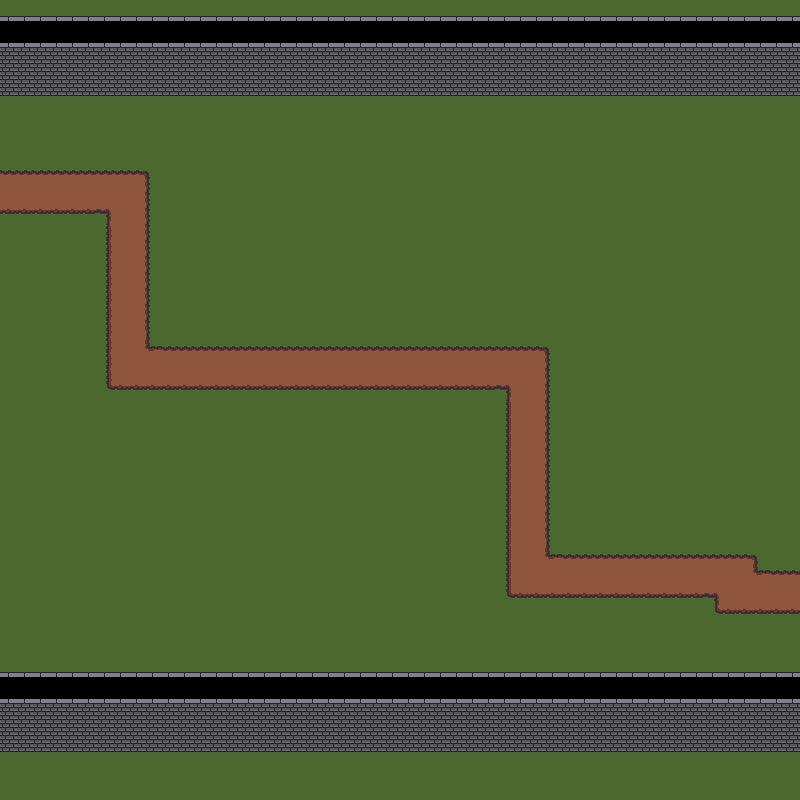

Below is a game level as drawn by its tile map, then a one-line description and the .tmx that defines it (tile-layer data replaced by summaries):
An orthogonal 50x50 tile map with 16x16 px tiles, 1 tile layer (Tile Layer 1).

<map version="1.2" tiledversion="1.2.5" orientation="orthogonal" renderorder="right-down" width="50" height="50" tilewidth="16" tileheight="16" infinite="0" nextlayerid="5" nextobjectid="23">
 <tileset firstgid="1" name="terrain_shapestorm-extruded" tilewidth="16" tileheight="16" spacing="2" margin="1" tilecount="128" columns="16">
  <image source="tilesets/terrain_shapestorm-extruded.png" width="288" height="144" />
  <tile id="0">
   <properties>
    <property name="collides" type="bool" value="false" />
   </properties>
  </tile>
  <tile id="1">
   <properties>
    <property name="collides" type="bool" value="false" />
   </properties>
  </tile>
  <tile id="2">
   <properties>
    <property name="collides" type="bool" value="false" />
   </properties>
  </tile>
  <tile id="3">
   <properties>
    <property name="collides" type="bool" value="false" />
   </properties>
  </tile>
  <tile id="4">
   <properties>
    <property name="collides" type="bool" value="false" />
   </properties>
  </tile>
  <tile id="5">
   <properties>
    <property name="collides" type="bool" value="false" />
   </properties>
  </tile>
  <tile id="6">
   <properties>
    <property name="collides" type="bool" value="false" />
   </properties>
  </tile>
  <tile id="7">
   <properties>
    <property name="collides" type="bool" value="false" />
   </properties>
  </tile>
  <tile id="8">
   <properties>
    <property name="collides" type="bool" value="false" />
   </properties>
  </tile>
  <tile id="9">
   <properties>
    <property name="collides" type="bool" value="false" />
   </properties>
  </tile>
  <tile id="10">
   <properties>
    <property name="collides" type="bool" value="false" />
   </properties>
  </tile>
  <tile id="11">
   <properties>
    <property name="collides" type="bool" value="false" />
   </properties>
  </tile>
  <tile id="14">
   <properties>
    <property name="collides" type="bool" value="true" />
   </properties>
  </tile>
  <tile id="15">
   <properties>
    <property name="collides" type="bool" value="true" />
   </properties>
  </tile>
  <tile id="16">
   <properties>
    <property name="collides" type="bool" value="false" />
   </properties>
  </tile>
  <tile id="17">
   <properties>
    <property name="collides" type="bool" value="false" />
   </properties>
  </tile>
  <tile id="18">
   <properties>
    <property name="collides" type="bool" value="false" />
   </properties>
  </tile>
  <tile id="19">
   <properties>
    <property name="collides" type="bool" value="false" />
   </properties>
  </tile>
  <tile id="20">
   <properties>
    <property name="collides" type="bool" value="false" />
   </properties>
  </tile>
  <tile id="21">
   <properties>
    <property name="collides" type="bool" value="false" />
   </properties>
  </tile>
  <tile id="22">
   <properties>
    <property name="collides" type="bool" value="false" />
   </properties>
  </tile>
  <tile id="23">
   <properties>
    <property name="collides" type="bool" value="false" />
   </properties>
  </tile>
  <tile id="24">
   <properties>
    <property name="collides" type="bool" value="false" />
   </properties>
  </tile>
  <tile id="25">
   <properties>
    <property name="collides" type="bool" value="false" />
   </properties>
  </tile>
  <tile id="26">
   <properties>
    <property name="collides" type="bool" value="false" />
   </properties>
  </tile>
  <tile id="27">
   <properties>
    <property name="collides" type="bool" value="false" />
   </properties>
  </tile>
  <tile id="32">
   <properties>
    <property name="collides" type="bool" value="false" />
   </properties>
  </tile>
  <tile id="33">
   <properties>
    <property name="collides" type="bool" value="false" />
   </properties>
  </tile>
  <tile id="34">
   <properties>
    <property name="collides" type="bool" value="false" />
   </properties>
  </tile>
  <tile id="35">
   <properties>
    <property name="collides" type="bool" value="false" />
   </properties>
  </tile>
  <tile id="36">
   <properties>
    <property name="collides" type="bool" value="false" />
   </properties>
  </tile>
  <tile id="37">
   <properties>
    <property name="collides" type="bool" value="false" />
   </properties>
  </tile>
  <tile id="38">
   <properties>
    <property name="collides" type="bool" value="false" />
   </properties>
  </tile>
  <tile id="39">
   <properties>
    <property name="collides" type="bool" value="false" />
   </properties>
  </tile>
  <tile id="40">
   <properties>
    <property name="collides" type="bool" value="false" />
   </properties>
  </tile>
  <tile id="41">
   <properties>
    <property name="collides" type="bool" value="false" />
   </properties>
  </tile>
  <tile id="42">
   <properties>
    <property name="collides" type="bool" value="false" />
   </properties>
  </tile>
  <tile id="43">
   <properties>
    <property name="collides" type="bool" value="false" />
   </properties>
  </tile>
  <tile id="77">
   <properties>
    <property name="collides" type="bool" value="true" />
   </properties>
  </tile>
  <tile id="78">
   <properties>
    <property name="collides" type="bool" value="true" />
   </properties>
  </tile>
  <tile id="79">
   <properties>
    <property name="collides" type="bool" value="true" />
   </properties>
  </tile>
  <tile id="93">
   <properties>
    <property name="collides" type="bool" value="true" />
   </properties>
  </tile>
  <tile id="94">
   <properties>
    <property name="collides" type="bool" value="true" />
   </properties>
  </tile>
  <tile id="95">
   <properties>
    <property name="collides" type="bool" value="true" />
   </properties>
  </tile>
  <tile id="109">
   <properties>
    <property name="collides" type="bool" value="true" />
   </properties>
  </tile>
  <tile id="111">
   <properties>
    <property name="collides" type="bool" value="true" />
   </properties>
  </tile>
  <tile id="125">
   <properties>
    <property name="collides" type="bool" value="true" />
   </properties>
  </tile>
  <tile id="126">
   <properties>
    <property name="collides" type="bool" value="true" />
   </properties>
  </tile>
  <tile id="127">
   <properties>
    <property name="collides" type="bool" value="true" />
   </properties>
  </tile>
 </tileset>
 <layer id="2" name="Tile Layer 1" width="50" height="50">
  <data>[2500 cells, 2500 non-empty, 16 distinct tile ids]</data>
 </layer>
</map>